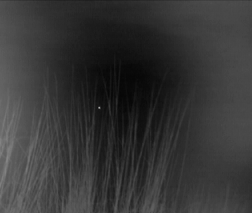
%> input picture imageSamples/6.bmp, 252 x 213 px
$ octave main.m   (GNU Octave 9; MATLAB toolbox functions it lacks are replaced by stand-ins)
%> lines starting %> are read from the running program, lines starting %| are printed output that depends on the picture
### code/@DensityPeaksIR/iterationElection.m
function [ rho, delta ] = iterationElection( obj, rhoMat )
%iterationElection Compute the density and delta-distance of each pixel.
% rhoMat--density map (as input image in this paper), a matrix with a size of [m,n].
% rho--the density of each pixel, a vector with the size of [m*n, 1].
% delta--the delta-distance of each pixel, a vector with the size of [m*n, 1].

%%  Initialization output result
[nRows, nColumns] = size(rhoMat);
rho = reshape(rhoMat, nRows*nColumns, 1);   % density
delta = zeros(nRows*nColumns, 1);   % close distance
neighbor = zeros(nRows*nColumns, 1);    % neighbor

%%  Initialization the intermediate value
% real position in feature space, x and y coodinate.
[numRows, numColumns] = size(rhoMat);
pxVector = (1 : numRows)';
pyVector = 1 : numColumns;
pxMat = repmat( pxVector , 1, numColumns);
pyMat = repmat(pyVector, numRows, 1);
% neighbor is probably zero. so let minimum of rhoMat is
% realmin('double').
rhoMat = rhoMat + realmin('double');

%% circulation and calculate
while( numRows > 1 || numColumns > 1 )
    % Padding zeros boundaries.
    rhoPadMat = zeros(numRows+2, numColumns+2);
    pxPadMat = zeros(numRows+2, numColumns+2);
    pyPadMat = zeros(numRows+2, numColumns+2);
    signPadMat = zeros(numRows+2, numColumns+2);
    % Initialize
    rhoPadMat( 2 : numRows+1 , 2 : numColumns+1 ) = rhoMat;
    pxPadMat( 2 : numRows+1 , 2 : numColumns+1 ) = pxMat;
    pyPadMat(  2 : numRows+1 , 2 : numColumns+1 ) = pyMat;

    % Finding the neighbor of every pixel.
    % Sliding 3*3 window and compare and compute distance.
    for i = 2 : numRows+1
        for j = 2 : numColumns+1
            pxC = pxPadMat(i, j);   % center position
            pyC = pyPadMat(i, j);
            if (pxC ~= 0 && pyC ~= 0)   % find the cluster point.
                rhoPatch = rhoPadMat( i-1:i+1 , j-1:j+1 );
                rhoVector = rhoPatch(:);
                pxPatch = pxPadMat( i-1:i+1 , j-1:j+1 );
                pyPatch = pyPadMat( i-1:i+1 , j-1:j+1 );
                pxVector = pxPatch(:);
                pyVector = pyPatch(:);
                maxRho = max( rhoVector );
                rhoPoint = rhoVector(5);

                if ( rhoPoint < maxRho )    % centre point not local maximum.
                    candidateIndex = ( rhoVector > rhoPoint );
                    pxCandidate = pxVector(candidateIndex);
                    pyCandidate = pyVector(candidateIndex);
                    distCandidate = sqrt( ( pxCandidate - pxC ).^2 + ...
                        ( pyCandidate - pyC ).^2 );
                    rhoCandidate = rhoVector(candidateIndex);
                    attraction = rhoCandidate ./ distCandidate;
                    [~, pos] = max(attraction);
                    pxN = pxCandidate(pos);
                    pyN = pyCandidate(pos);
                    neighbor( (pyC-1)*nRows + pxC ) = ...
                                (pyN-1)*nRows + pxN;    %   set neighbor.
                    delta( (pyC-1)*nRows + pxC ) = distCandidate(pos);
                else                     % rhoPoint is maximum
                    maxIndex = ( rhoVector == maxRho );
                    nMax = length( maxIndex );
                    if (nMax == 1)
                        % sign for locl maximum.
                        signPadMat(i, j) = 1;
                    else
                        [~, maxPos] = sort(rhoVector, 'descend');
                        if( maxPos(1) == 5 )
                            signPadMat(i, j) = 1;
                        else
                            pxN = pxVector( maxPos(1) );
                            pyN = pyVector( maxPos(1) );
                            neighbor( (pyC-1)*nRows + pxC ) = ...
                                (pyN-1)*nRows + pxN;    %   set neighbor.
                            delta( (pyC-1)*nRows + pxC ) = ...
                                sqrt( (pxN-pxC)^2+(pyN-pyC)^2 );
                        end
                    end
                end

            end     % end if(pxC ~= 0 || pyC ~= 0)

        end
    end

    % shrink
    numRowsU =ceil( numRows / 2);
    numColumnsU = ceil( numColumns / 2 );
    % upper layer parameter
    rhoMatU = zeros(numRowsU, numColumnsU);
    pxMatU = zeros(numRowsU, numColumnsU);
    pyMatU = zeros(numRowsU, numColumnsU);

    signPadMat = signPadMat > 0;
    % current layer signMat
    signMat = signPadMat( 2:numRows+1, 2:numColumns+1 );
    % upper layer signMat
    % matShrink is shrinking function.
    [signMatU, seqOrder] = matShrink( obj, signMat );
    % 整理顺序
    rhoExtract = rhoMat(signMat);
    rhoMatU(signMatU) = rhoExtract(seqOrder);
    pxExtract = pxMat(signMat);
    pxMatU(signMatU) = pxExtract(seqOrder);
    pyExtract = pyMat(signMat);
    pyMatU(signMatU) = pyExtract(seqOrder);

    rhoMat = rhoMatU;
    pxMat = pxMatU;
    pyMat = pyMatU;

    [numRows, numColumns] = size(rhoMat);
end

delta( (pyMat-1)*nRows + pxMat ) = sqrt( nRows^2 + ...
    nColumns^2 );
% the maximum neighbor is itself.
neighbor( (pyMat-1)*nRows + pxMat ) = ...
    (pyMat-1)*nRows + pxMat;    % the maximum neighbor

end

### code/@DensityPeaksIR/matShrink.m
function [ outputMat, outputSeq ] = matShrink( ~, inputMat )
%MATSHRINK Summary of this function goes here
%   One step in the calculation of delta-distance.

[ nRowsIn, nColumnsIn ] = size(inputMat);
nRowsOut = ceil( nRowsIn / 2 );
nColumnsOut = ceil( nColumnsIn /2 );
outputMat = zeros(nRowsOut, nColumnsOut);

[rowsIn, columnsIn] = find( inputMat > 0 );
rowsOut = ceil( rowsIn / 2 );
columnsOut = ceil( columnsIn / 2 );
p = rowsOut + (columnsOut-1)*nRowsOut;
outputMat(p) = 1;
outputMat = outputMat > 0;

rowVector = (1 : nRowsIn)';
columnVector = 1 : nColumnsIn;
rowMat = repmat(rowVector, 1, nColumnsIn);
columnMat = repmat(columnVector, nRowsIn, 1);

pxIn = rowMat( inputMat );
pyIn = columnMat( inputMat );
pxOut = ceil( pxIn /2 );
pyOut = ceil( pyIn / 2 );
feature= (pyOut-1) * nRowsOut + pxOut;
[~, outputSeq] = sort( feature, 'ascend' );

end

### code/@DensityPeaksIR/singularFind.m
function [ classInitial ] = singularFind( obj, rho, delta)
%SINGULARFIND Find the density peaks in rho-delta space.
% rho--density of each pixel, a vector with the size of [m*n, 1].
% delta--delta-space of each pixel, a vector with the size of [m*n, 1].
% classInitial--the sign vector with the size of [m*n, 1], the positions
% with non-zero values represent density peaks.

nLength = length(rho);
classInitial = zeros(nLength, 1);

%% find the singular points with product
product = rho.*delta;
[productSort, index] = sort(product, 'descend');
cl = 1;
% threashold = max(product) / obj.rhoDeltaThd;  % set the threashold
threashold = productSort(obj.numSeeds);
for i = 1 : nLength
    if ( product(index(i)) >= threashold )
        classInitial( index(i) ) = cl;
        cl = cl+1;
    end
end

end

### code/@DensityPeaksIR/regionGrow.m
function [ gvr ] = regionGrow( obj, rhoMat, seedPos )
%REGIONGROW Compute the GVR values of each seed (density peak).
% rhoMat: density map
% seedPos: the seeds' positions.
% gvr: the GVR values of each seed.

[rows, cols] = size( rhoMat );
targetArea = calRefSize( obj, rows, cols );

neighRef = [-1, -1;
               -1, 0;
               -1, 1;
                0, -1;
                0, 1;
                1, -1;
                1, 0;
                1, 1];

seedNum = size(seedPos, 1);
regionPos = cell(1, seedNum);
neighborPos = cell(1, seedNum);
signs = cell(1, seedNum);
gvr = zeros(seedNum, 1);

% Initialization
for i = 1 : seedNum
    regionPos{i} = seedPos(i, :);
    signs{i} = zeros(rows, cols);
    x = seedPos(i, 1);
    y = seedPos(i, 2);
    signs{i}(y, x) = 2;
    for j = 1 : 8
        xn = x + neighRef(j, 1);
        yn = y + neighRef(j, 2);
        ins = (xn >= 1) && (yn >= 1) && (xn <= cols) && ...
            (yn <= rows);
        if( ins && signs{i}(yn, xn)==0 )
            neighborPos{i} = [neighborPos{i}; [xn, yn]];
            signs{i}(yn, xn) = 1;
        end
    end
end

% Region growing
for i = 1 : seedNum
    region = regionPos{i};
    regionArea = size( region, 1 );
    neigh = neighborPos{i};
    signMat = signs{i};
    grayMax = rhoMat(region(2), region(1));
    grayDifVector = [];

    while( regionArea < targetArea )
        neighIndex = ( neigh(:, 1) - 1 ) * rows + neigh(:, 2);
        neighGray = rhoMat(neighIndex);
        neighAdd = [neigh, neighGray];
        [neighSort, order] = sortrows(neighAdd, -3);
        neighNew = neighSort(1, 1:2);
        region = [region; neighNew];
        neigh(order(1), :) = [];
        signMat( neighNew(2), neighNew(1) ) = 2;
        grayDif = grayMax - neighSort(1, 3);
        grayDifVector = [ grayDifVector; grayDif ];

        for j = 1 : 8
            xn = neighNew(1) + neighRef(j, 1);
            yn = neighNew(2) + neighRef(j, 2);
            ins = (xn >= 1) && (yn >= 1) && (xn <= cols) && ...
                (yn <= rows);
            if( ins && signMat(yn, xn)==0 )
                neigh = [neigh; [xn, yn]];
                signMat(yn, xn) = 1;
            end
        end

        regionArea = size( region, 1);
    end
    gvr(i) = max(grayDifVector);

end

end

### code/@DensityPeaksIR/calRefSize.m
function [ areaSize ] = calRefSize( obj, rows, cols )
%CALREFSIZE Compute the refrence size of small target based
%   on image size.(0.15%)
%   Input: Length and width of an image.
%   Output: The refrence size of infrared small target.
totalArea = rows * cols;
areaSize = totalArea * obj.tarRate;

end

### code/@DensityPeaksIR/confidenceCal.m
function [ conf ] = confidenceCal( ~, inputVector )
%CONFIDENCECAL Summary of this function goes here
%   Input: The GVR values of density peaks (candidate targets).
%   Output: The confidence of each density peak.
%   (if a density peak's confidence is larger than thdQuatile,
% then it can be recognized as a real target. )

num = length(inputVector);
[ inputVec, ~ ] = sort(inputVector, 'ascend');
q1 = inputVec( round(num/4) );
q3 = inputVec( round(3*num/4) );
iqr = q3 - q1;

% In special cases (extremely flat region),  iqr equals to 0;
% we give a simple solution here to avoid 0 in denominator.
if (iqr == 0)
    iqr = 2;
end

k = (inputVector - q3) / iqr;
conf = k;
end

### code/main.m
clc; clear; close all;

%% input image
srcImgRGB = imread( '..\imageSamples\6.bmp' );
%> srcImgRGB is the input picture: size 213x252 uint8; min 6, max 170, mean 53.9

% rgb converts to gray.
[~, ~, channel] = size(srcImgRGB);
if ( channel == 3 )
    srcImg = rgb2gray(srcImgRGB);
else
    srcImg = srcImgRGB;
end
srcImg = double(srcImg);


%% Directly produce the final detection results, ignoring the intermediate process.
% if using this block of code, you can comment out the next block of code.

% detWay = DensityPeaksIR();
% [tarPos, tarCon] = detWay.finalDetect(srcImg);

%% Details of the detection method are presented here.
tic
detWay = DensityPeaksIR();
rhoMat = srcImg;
m = size(rhoMat, 1);
[rho, delta] = iterationElection( detWay, rhoMat );
%> the loop in iterationElection, `while( numRows > 1 || numColumns > 1 )` made 8 passes
%> (pxIn in matShrink, pyIn in matShrink, pxOut in matShrink, pyOut in matShrink, feature in matShrink, seqOrder, rhoExtract, pxExtract) on pass 6: ([1; 3; 5; 1; 7; 4; 1; 7; 1; 4; 7], [1; 1; 1; 3; 3; 4; 5; 5; 7; 8; 8], [1; 2; 3; 1; 4; 2; 1; 4; 1; 2; 4], [1; 1; 1; 2; 2; 2; 3; 3; 4; 4; 4], [1; 2; 3; 5; 8; 6; 9; 12; 13; 14; 16], [1; 2; 3; 4; 6; 5; 7; 8; 9; 10; 11], [87; 100; 133; 45; 93; 170; 51; 95; 78; 77; 79], [28; 92; 158; 2; 200; 108; 2; 209; 4; 124; 209])
%> pass 1, in iterationElection, `signPadMat = signPadMat > 0;`:
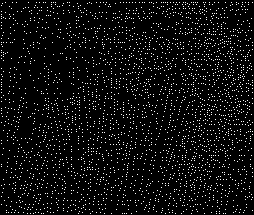
%> signPadMat: size 215x254 logical; 5.5% white in thin lines or dots
%> pass 1, in iterationElection, `signMat = signPadMat( 2:numRows+1, 2:numColumns+1 );`:
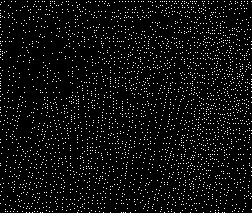
%> signMat: size 213x252 logical; 5.6% white in thin lines or dots
%> pass 1, in matShrink, `outputMat = outputMat > 0;`:
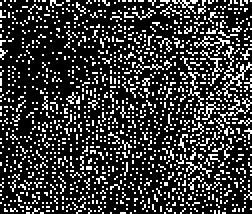
%> outputMat: size 107x126 logical (shown 2 times larger); 22.2% white in thin lines or dots
%> pass 1, in iterationElection, `rhoMat = rhoMatU;`:
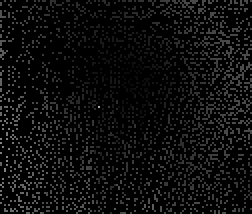
%> rhoMat: size 107x126 double (shown 2 times larger); min 0, max 170, mean 12.9
%> after the loop in iterationElection, `while( numRows > 1 || numColumns > 1 )`: attraction = 1.49; candidateIndex = [true; false; false; false; false; false; false; false; false]; distCandidate = 114.1; maxIndex = [false; false; false; false; true; false; false; false; false]; maxPos = [5; 9; 8; 1; 2; 3; 4; 6; 7]; maxRho = 170; nMax = 9; pos = 1; pxCandidate = 108; pxPadMat = [0 0 0 0; 0 108 4 0; 0 0 209 0; 0 0 0 0]; pxPatch = [108 4 0; 0 209 0; 0 0 0]; pxVector = [108; 0; 0; 4; 209; 0; 0; 0; 0]; pyCandidate = 100; pyPadMat = [0 0 0 0; 0 100 212 0; 0 0 153 0; 0 0 0 0]; pyPatch = [100 212 0; 0 153 0; 0 0 0]; pyVector = [100; 0; 0; 212; 153; 0; 0; 0; 0]; rhoCandidate = 170
[ classInitial ] = singularFind( detWay, rho, delta );
%> in singularFind, `threashold = productSort(obj.numSeeds);`: threashold = 2208
singularIndex = find( classInitial ~=  0 );
%> singularIndex = 20 values from 28 to 53092
classCenterRows = mod( singularIndex, m );
%> classCenterRows = 20 values, max 209 at index 7, min 2 at index 9, mean 120.9
classCenterRows(classCenterRows == 0) = m;
classCenterCols = ceil( singularIndex / m );
%> classCenterCols = 20 values from 1 to 250
seedPos = [ classCenterCols, classCenterRows ];
%> seedPos = 20 rows, first 12: [1 28; 1 92; 4 125; 8 158; 20 197; 27 170; 40 209; 57 88; 67 2; 71 200; 100 108; 116 209]
gvr = regionGrow( detWay, rhoMat, seedPos );
%> in regionGrow, `seedNum = size(seedPos, 1);`: seedNum = 20
%> in regionGrow, `regionPos = cell(1, seedNum);`: regionPos = 20 items
%> the loop in regionGrow, `for i = 1 : seedNum` made 20 passes
%> (x, y) on passes 1 to 8: (1, 28), (1, 92), (4, 125), (8, 158), (20, 197), (27, 170), (40, 209), (57, 88)
%> the loop in regionGrow, `for i = 1 : seedNum` made 20 passes
%> grayMax on passes 3 to 10: 121, 133, 110, 119, 96, 58, 45, 93
%> pass 1, in regionGrow, `signMat = signs{i};`:
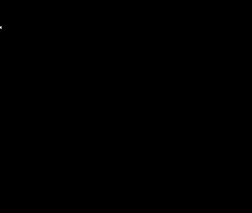
%> signMat: size 213x252 double; min 0, max 2, mean 0.00013; drawn with min black and max white
%> after the loop in regionGrow, `for i = 1 : seedNum`: gvr = 20 values, max 146 at index 11, min 0 at index 2, mean 14.8; neigh = 64 rows, first 12: [248 55; 249 53; 251 53; 252 53; 248 53; 248 58; 247 53; 246 55; 246 57; 249 52; 250 52; 251 52]

% Threashold operation
confidence = confidenceCal( detWay, gvr );
%> in confidenceCal, `num = length(inputVector);`: num = 20
%> in confidenceCal, `[ inputVec, ~ ] = sort(inputVector, 'ascend');`: inputVec = 20 values from 0 to 146
%> in confidenceCal, `q1 = inputVec( round(num/4) );`: q1 = 3
%> in confidenceCal, `q3 = inputVec( round(3*num/4) );`: q3 = 11
%> in confidenceCal, `iqr = q3 - q1;`: iqr = 8
%> in confidenceCal, `k = (inputVector - q3) / iqr;`: k = 20 values, max 16.88 at index 11, min -1.38 at index 2, mean 0.475
%> in confidenceCal, `conf = k;`: conf has the same summary as k
%> confidence has the same summary as k in confidenceCal
posIndex = confidence > detWay.thdQuatile;
%> posIndex = 20 logical values, 1 true
tarPos = seedPos(posIndex, :);
%> tarPos = [100 108]
tarCon = confidence(posIndex);
%> tarCon = 16.88
toc

% Results show
figure
imshow(srcImgRGB);

figure
plot(rho, delta, 'LineStyle', 'none', ...
    'Color', 'k', 'Marker', '.', 'MarkerSize', 16 ); hold on;
plot(rho(singularIndex), delta(singularIndex), 'LineStyle', 'none', ...
    'Color', 'b', 'Marker', '.', 'MarkerSize', 24 );
grid on;
set(gca,'FontSize',16,'GridLineStyle',':','GridColor','k','GridAlpha',1);
xlabel('\rho','FontSize',20); ylabel('\delta','FontSize',20);
title('\rho-\delta space');
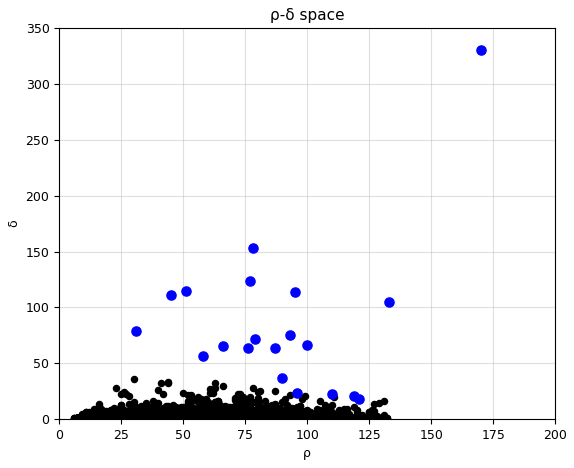
%> figure redrawn from the program's plot data

figure
imshow(srcImgRGB);
hold on;
plot(classCenterCols, classCenterRows, 'LineStyle', 'none', ...
    'LineWidth', 1.5, 'Color', 'b', 'Marker', 'o', 'MarkerSize', 8 );
hold on;
plot( tarPos(:, 1), tarPos(:, 2), 'LineStyle', 'none', ...
    'LineWidth', 1.5, 'Color', 'r', 'Marker', 'o', 'MarkerSize', 8 );
title('Candidate targets (blue) and detected targets (red)');
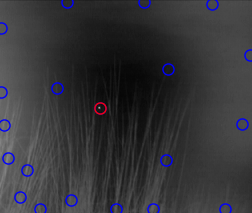
%> figure redrawn from the program's plot data; its title reads 'Candidate targets (blue) and detected targets (red)'

$ run again, with imageSamples/1.bmp copied over imageSamples/6.bmp
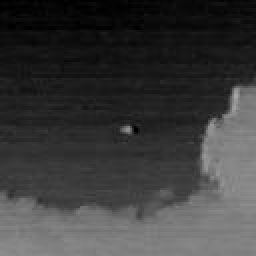
%> input picture imageSamples/1.bmp, 128 x 128 px (shown 2 times larger)
%> srcImgRGB is the input picture: size 128x128 uint8; min 0, max 166, mean 58.9
%> the loop in iterationElection, `while( numRows > 1 || numColumns > 1 )` made 7 passes
%> (pxIn in matShrink, pyIn in matShrink, pxOut in matShrink, pyOut in matShrink, feature in matShrink, seqOrder, rhoExtract, pxExtract) on pass 5: ([1; 8; 3; 5; 8; 4], [1; 1; 5; 5; 6; 8], [1; 4; 2; 3; 4; 2], [1; 1; 3; 3; 3; 4], [1; 4; 10; 11; 12; 14], [1; 2; 3; 4; 5; 6], [14; 141; 38; 142; 136; 166], [8; 127; 42; 65; 123; 49])
%> pass 1, in iterationElection, `signPadMat = signPadMat > 0;`:
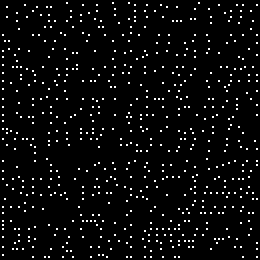
%> signPadMat: size 130x130 logical (shown 2 times larger); 4% white in thin lines or dots
%> after the loop in iterationElection, `while( numRows > 1 || numColumns > 1 )`: attraction = 1.18; candidateIndex = [false; false; false; false; false; false; true; false; false]; distCandidate = 140.6; maxIndex = [false; false; false; false; true; false; false; false; false]; maxPos = [5; 3; 2; 1; 4; 6; 7; 8; 9]; maxRho = 166; nMax = 9; pos = 1; pxCandidate = 49; pxPadMat = [0 0 0 0; 0 8 49 0; 0 127 0 0; 0 0 0 0]; pxPatch = [0 8 49; 0 127 0; 0 0 0]; pxVector = [0; 0; 0; 8; 127; 0; 49; 0; 0]; pyCandidate = 118; pyPadMat = [0 0 0 0; 0 3 118 0; 0 1 0 0; 0 0 0 0]; pyPatch = [0 3 118; 0 1 0; 0 0 0]; pyVector = [0; 0; 0; 3; 1; 0; 118; 0; 0]; rhoCandidate = 166
%> threashold = 1639.2
%> singularIndex = 20 values from 114 to 16313
%> classCenterRows = 20 values, max 127 at index 2, min 0 at index 5, mean 85.5
%> classCenterCols = 20 values from 1 to 128
%> seedPos = 20 rows, first 12: [1 114; 1 127; 3 8; 21 104; 24 128; 49 123; 55 96; 65 65; 65 123; 71 98; 96 102; 96 123]
%> seedNum = 20
%> regionPos = 20 items
%> the loop in regionGrow, `for i = 1 : seedNum` made 20 passes
%> (x, y) on passes 1 to 8: (1, 114), (1, 127), (3, 8), (21, 104), (24, 128), (49, 123), (55, 96), (65, 65)
%> the loop in regionGrow, `for i = 1 : seedNum` made 20 passes
%> grayMax on passes 3, 4, 6, 7, 8, 9, 10, 11: 14, 107, 134, 72, 142, 133, 72, 129
%> after the loop in regionGrow, `for i = 1 : seedNum`: gvr = 20 values, max 84 at index 8, min 2 at index 20, mean 11.75; neigh = 51 rows, first 12: [128 56; 126 57; 126 58; 126 59; 127 59; 128 59; 126 55; 127 55; 128 55; 125 55; 125 57; 124 55]
%> num = 20
%> inputVec = 20 values from 2 to 84
%> q1 = 4
%> q3 = 11
%> iqr = 7
%> k = 20 values, max 10.43 at index 8, min -1.29 at index 20, mean 0.107
%> conf has the same summary as k
%> confidence has the same summary as k in confidenceCal
%> posIndex = 20 logical values, 1 true
%> tarPos = [65 65]
%> tarCon = 10.43
%> `title('Candidate targets (blue) and detected targets (red)');`:
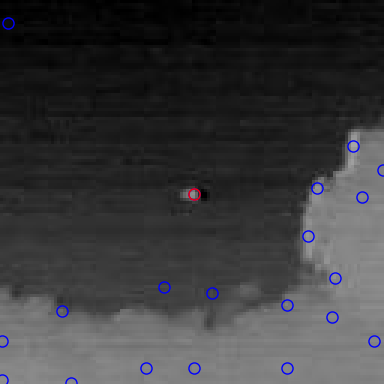
%> figure redrawn from the program's plot data; shown 3 times larger; its title reads 'Candidate targets (blue) and detected targets (red)'

$ run again, with imageSamples/2.bmp copied over imageSamples/6.bmp
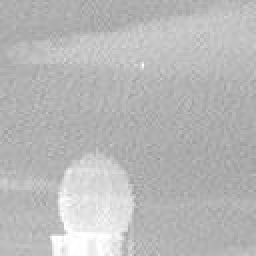
%> input picture imageSamples/2.bmp, 128 x 128 px (shown 2 times larger)
%> srcImgRGB is the input picture: size 128x128 uint8; min 149, max 255, mean 184.9
%> the loop in iterationElection, `while( numRows > 1 || numColumns > 1 )` made 7 passes
%> (pxIn in matShrink, pyIn in matShrink, pxOut in matShrink, pyOut in matShrink, feature in matShrink, seqOrder, rhoExtract, pxExtract) on pass 5: ([2; 4; 7; 2; 8; 3; 1; 1; 3; 8], [1; 2; 2; 3; 4; 5; 6; 8; 8; 8], [1; 2; 4; 1; 4; 2; 1; 1; 2; 4], [1; 1; 1; 2; 2; 3; 3; 4; 4; 4], [1; 2; 4; 5; 8; 10; 9; 13; 14; 16], [1; 2; 3; 4; 5; 7; 6; 8; 9; 10], [197; 196; 255; 216; 255; 255; 209; 211; 194; 199], [30; 57; 108; 30; 119; 33; 16; 9; 37; 128])
%> pass 1, in iterationElection, `signPadMat = signPadMat > 0;`:
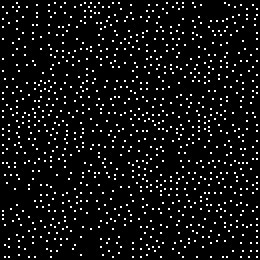
%> signPadMat: size 130x130 logical (shown 2 times larger); 6.2% white in thin lines or dots
%> after the loop in iterationElection, `while( numRows > 1 || numColumns > 1 )`: attraction = [2.71; 2.35]; candidateIndex = [false; true; false; true; false; false; false; false; false]; distCandidate = [94.15; 108.3]; maxIndex = [false; false; false; false; true; false; true; false; false]; maxPos = [5; 7; 8; 1; 2; 3; 4; 6; 9]; maxRho = 255; nMax = 9; pos = 1; pxCandidate = [108; 33]; pxN = 108; pxPadMat = [0 0 0 0; 0 0 33 0; 0 108 128 0; 0 0 0 0]; pxPatch = [0 33 0; 108 128 0; 0 0 0]; pxVector = [0; 108; 0; 33; 128; 0; 0; 0; 0]; pyCandidate = [32; 72]; pyN = 32; pyPadMat = [0 0 0 0; 0 0 72 0; 0 32 124 0; 0 0 0 0]; pyPatch = [0 72 0; 32 124 0; 0 0 0]; pyVector = [0; 32; 0; 72; 124; 0; 0; 0; 0]; rhoCandidate = [255; 255]
%> threashold = 3811.3
%> singularIndex = 20 values from 3 to 16293
%> classCenterRows = 20 values, max 119 at index 8, min 0 at index 11, mean 52.35
%> classCenterCols = 20 values from 1 to 128
%> seedPos = 20 rows, first 12: [1 3; 3 91; 16 118; 24 57; 32 108; 33 30; 35 8; 50 119; 56 1; 57 56; 66 128; 72 33]
%> seedNum = 20
%> regionPos = 20 items
%> the loop in regionGrow, `for i = 1 : seedNum` made 20 passes
%> (x, y) on passes 1 to 8: (1, 3), (3, 91), (16, 118), (24, 57), (32, 108), (33, 30), (35, 8), (50, 119)
%> the loop in regionGrow, `for i = 1 : seedNum` made 20 passes
%> grayMax on passes 2, 3, 4, 5, 6, 7, 8, 10: 210, 202, 196, 255, 216, 189, 255, 194
%> after the loop in regionGrow, `for i = 1 : seedNum`: gvr = 20 values, max 61 at index 12, min 3 at index 8, mean 15.45; neigh = 46 rows, first 12: [127 36; 127 37; 127 38; 128 39; 127 35; 126 38; 126 39; 128 40; 125 39; 125 40; 126 41; 127 41]
%> num = 20
%> inputVec = 20 values from 3 to 61
%> q1 = 10
%> q3 = 15
%> iqr = 5
%> k = 20 values, max 9.2 at index 12, min -2.4 at index 8, mean 0.09
%> conf has the same summary as k
%> confidence has the same summary as k in confidenceCal
%> posIndex = 20 logical values, 1 true
%> tarPos = [72 33]
%> tarCon = 9.2
%> `title('Candidate targets (blue) and detected targets (red)');`:
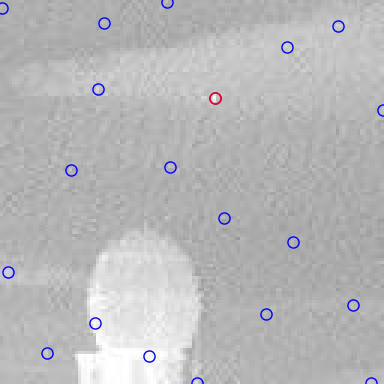
%> figure redrawn from the program's plot data; shown 3 times larger; its title reads 'Candidate targets (blue) and detected targets (red)'
